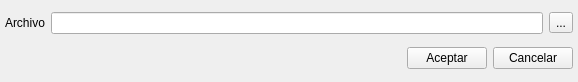
<ui version="4.0" >
 <class>ArchivoBase</class>
 <widget class="QWidget" name="ArchivoBase" >
  <property name="geometry" >
   <rect>
    <x>0</x>
    <y>0</y>
    <width>578</width>
    <height>82</height>
   </rect>
  </property>
  <property name="windowTitle" >
   <string>Importar CSV</string>
  </property>
  <property name="windowIcon" >
   <iconset resource="../../../bulmages.qrc" >
    <normaloff>:/BfBulmaFact32x32/images/png/32x32/i_bulmages_boton_listado.32x32.png</normaloff>:/BfBulmaFact32x32/images/png/32x32/i_bulmages_boton_listado.32x32.png</iconset>
  </property>
  <layout class="QVBoxLayout" >
   <property name="margin" >
    <number>5</number>
   </property>
   <item>
    <layout class="QHBoxLayout" >
     <item>
      <widget class="QLabel" name="label" >
       <property name="text" >
        <string>Archivo</string>
       </property>
      </widget>
     </item>
     <item>
      <widget class="QLineEdit" name="mui_archivo" />
     </item>
     <item>
      <widget class="QToolButton" name="mui_buscarArchivo" >
       <property name="text" >
        <string>...</string>
       </property>
      </widget>
     </item>
    </layout>
   </item>
   <item>
    <layout class="QHBoxLayout" >
     <item>
      <spacer>
       <property name="orientation" >
        <enum>Qt::Horizontal</enum>
       </property>
       <property name="sizeHint" stdset="0" >
        <size>
         <width>40</width>
         <height>20</height>
        </size>
       </property>
      </spacer>
     </item>
     <item>
      <widget class="QPushButton" name="mui_aceptar" >
       <property name="text" >
        <string>Aceptar</string>
       </property>
      </widget>
     </item>
     <item>
      <widget class="QPushButton" name="mui_cancelar" >
       <property name="text" >
        <string>Cancelar</string>
       </property>
      </widget>
     </item>
    </layout>
   </item>
  </layout>
 </widget>
 <resources>
  <include location="../../../bulmages.qrc" />
 </resources>
 <connections/>
</ui>
